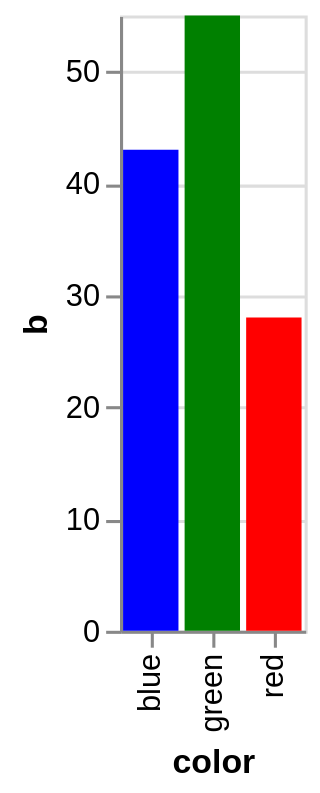

Write the Vega-Lite specification saved for this chart.
### Vega specification from a JSON file in a GitHub repository (floating-point values rounded to 4 significant figures)
{"$schema": "https://vega.github.io/schema/vega/v5.json", "description": "A bar chart that directly encodes color names in the data.", "autosize": "pad", "padding": 5, "height": 200, "style": "cell", "data": [{"name": "source_0", "values": [{"color": "red", "b": 28}, {"color": "green", "b": 55}, {"color": "blue", "b": 43}]}, {"name": "data_0", "source": "source_0", "transform": [{"type": "filter", "expr": "datum[\"b\"] !== null && isFinite(datum[\"b\"])"}]}], "signals": [{"name": "x_step", "value": 20}, {"name": "width", "update": "bandspace(domain('x').length, 0.1, 0.05) * x_step"}], "marks": [{"name": "marks", "type": "rect", "style": ["bar"], "from": {"data": "data_0"}, "encode": {"update": {"fill": {"field": "color"}, "x": {"scale": "x", "field": "color"}, "width": {"scale": "x", "band": true}, "y": {"scale": "y", "field": "b"}, "y2": {"scale": "y", "value": 0}}}}], "scales": [{"name": "x", "type": "band", "domain": {"data": "data_0", "field": "color", "sort": true}, "range": {"step": {"signal": "x_step"}}, "paddingInner": 0.1, "paddingOuter": 0.05}, {"name": "y", "type": "linear", "domain": {"data": "data_0", "field": "b"}, "range": [{"signal": "height"}, 0], "nice": true, "zero": true}], "axes": [{"scale": "y", "orient": "left", "gridScale": "x", "grid": true, "tickCount": {"signal": "ceil(height/40)"}, "domain": false, "labels": false, "maxExtent": 0, "minExtent": 0, "ticks": false, "zindex": 0}, {"scale": "x", "orient": "bottom", "grid": false, "title": "color", "labelAlign": "right", "labelAngle": 270, "labelBaseline": "middle", "zindex": 0}, {"scale": "y", "orient": "left", "grid": false, "title": "b", "labelOverlap": true, "tickCount": {"signal": "ceil(height/40)"}, "zindex": 0}]}
